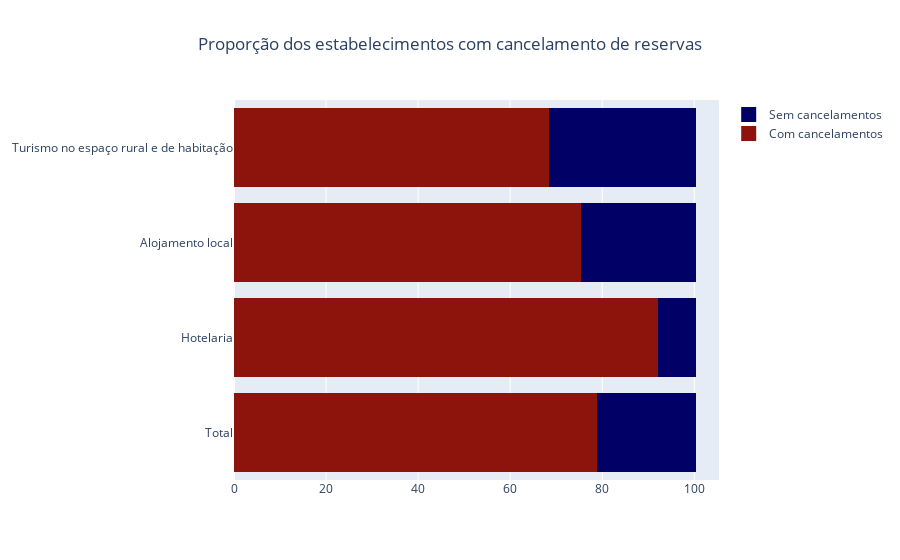

Here is the notebook cell this chart was saved with:
### Code cell
fig = go.Figure()
fig.add_trace(go.Bar(
    y=dados7['Estabelecimentos'],
    x=dados7['Com cancelamentos'],
    name='Com cancelamentos',
    orientation='h',
    marker=dict(
        color='rgb(140, 20, 12, 0.6)',
        line=dict(color='rgb(140, 20, 12, 1.0)', width=3)
    )
))
fig.add_trace(go.Bar(
    y=dados7['Estabelecimentos'],
    x=dados7['Sem cancelamentos'],
    name='Sem cancelamentos',
    orientation='h',
    marker=dict(
        color='rgb(1, 0, 103, 0.6)',
        line=dict(color='rgb(1, 0, 103, 1.0)', width=3)
    )
))

fig.update_layout(
        title = ' Proporção dos estabelecimentos com cancelamento de reservas',
         title_x=0.5,
        barmode='stack')
fig.write_image('/Users/dianamartins/Documents/GitHub/Epidemiologia/Trabalho_final/Imagens/cancelamentos_estabelecimento.png',width=900, height=500)
fig.show()

### Figure 1 — Plotly figure (JSON) as saved in the notebook; plotly's stock layout.template omitted (floating-point values rounded to 4 significant figures)
{"data": [{"marker": {"color": "rgb(140, 20, 12, 0.6)", "line": {"color": "rgb(140, 20, 12, 1.0)", "width": 3}}, "name": "Com cancelamentos", "orientation": "h", "type": "bar", "x": ["79.2%", "92.5%", "75.8%", "68.8%"], "y": ["Total", "Hotelaria", "Alojamento local", "Turismo no espaço rural e de habitação"]}, {"marker": {"color": "rgb(1, 0, 103, 0.6)", "line": {"color": "rgb(1, 0, 103, 1.0)", "width": 3}}, "name": "Sem cancelamentos", "orientation": "h", "type": "bar", "x": ["20.8%", "7.5%", "24.2%", "31.3%"], "y": ["Total", "Hotelaria", "Alojamento local", "Turismo no espaço rural e de habitação"]}], "layout": {"barmode": "stack", "title": {"text": " Proporção dos estabelecimentos com cancelamento de reservas", "x": 0.5}}}
